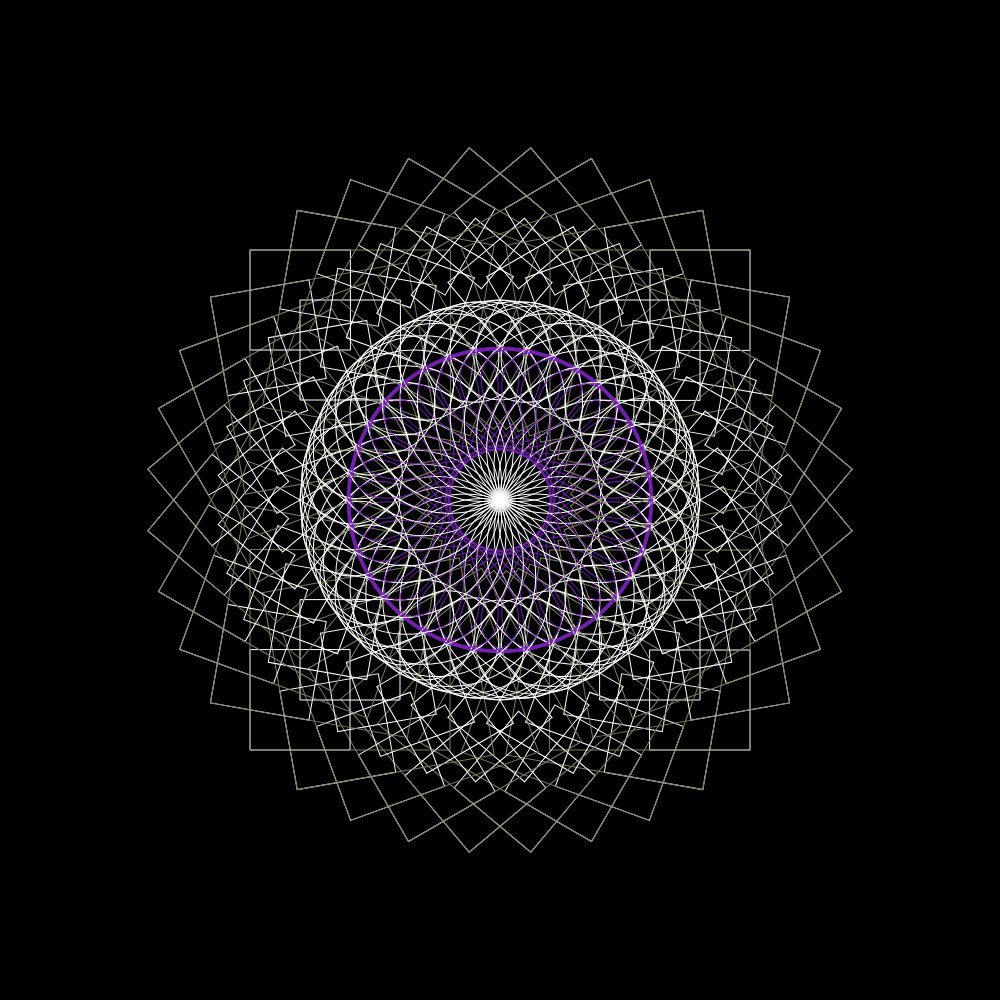
Frame 1 (no input)
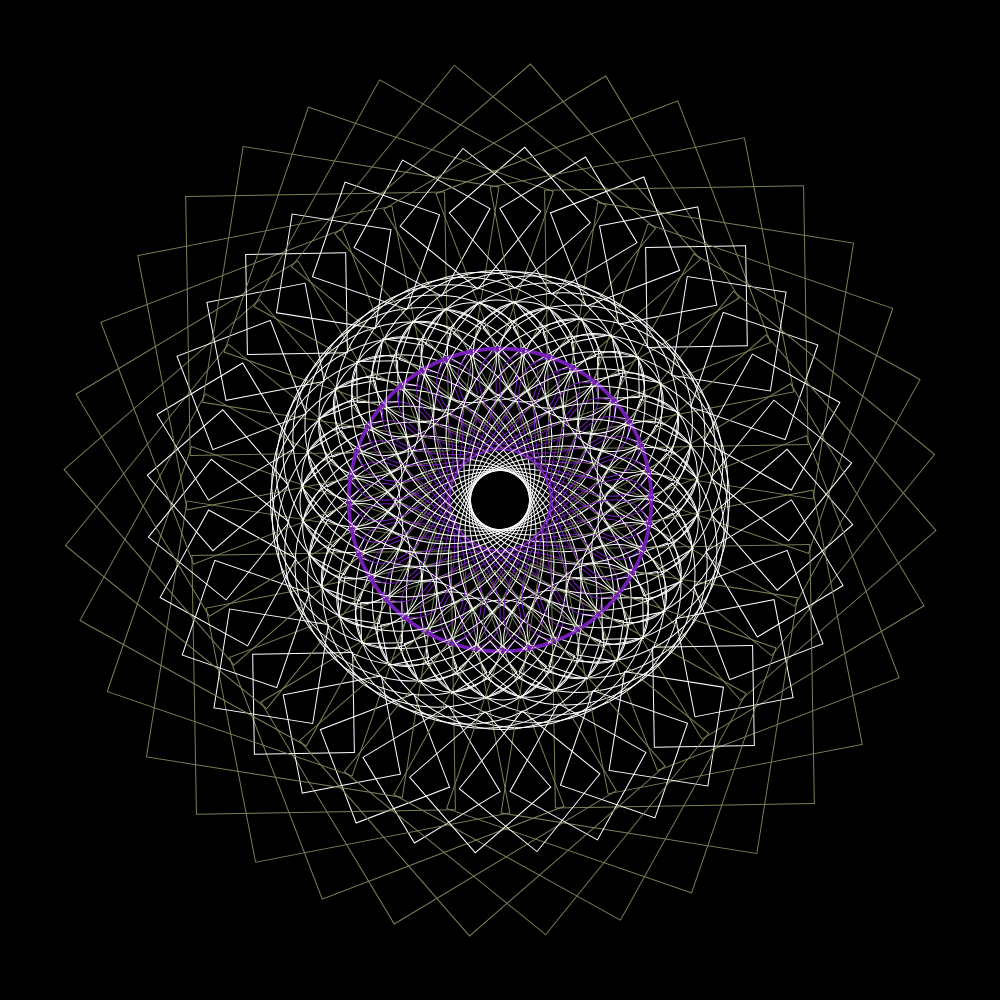
Frame 60 (no input)
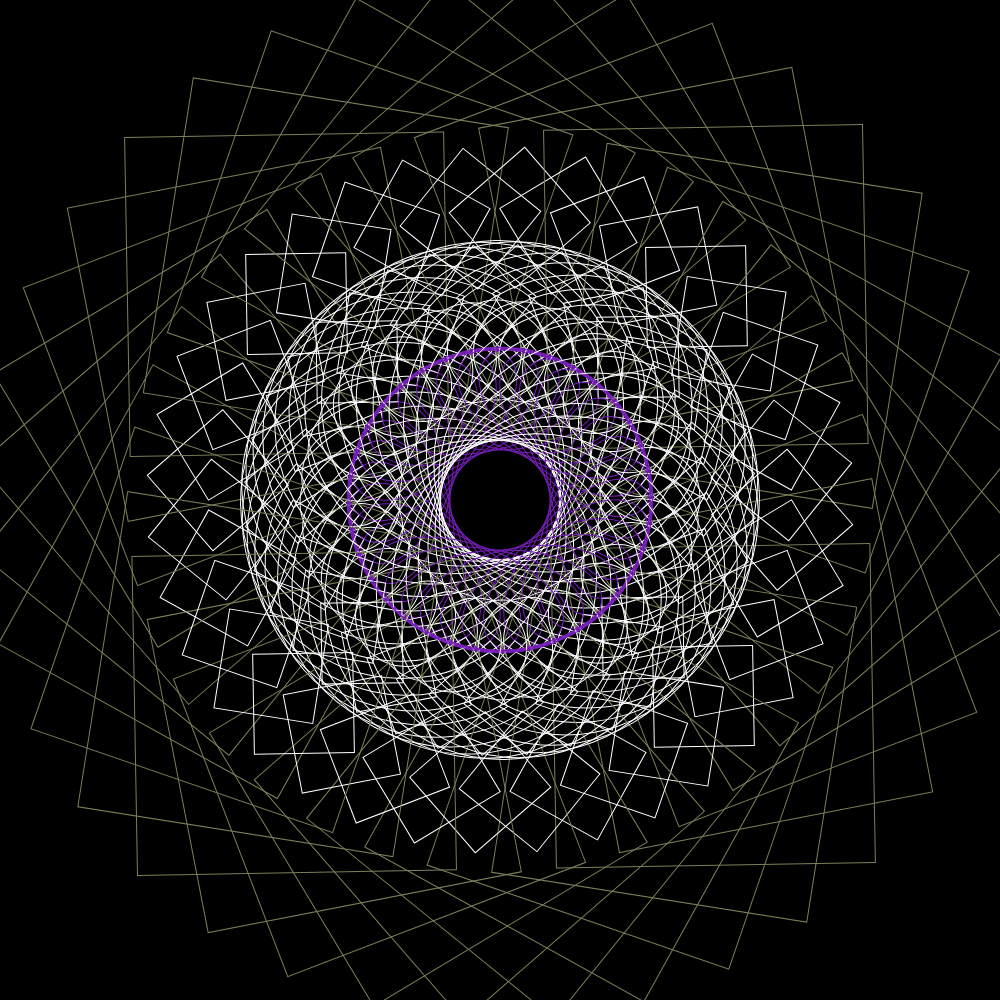
Frame 120 (the mouse pressed at the canvas centre since frame 60)

The p5.js sketch that drew these frames (run headless with seeded random() and noise() and a simulated clock; from frame 60 on, the mouse is pressed at the canvas centre):

// p5.js sketch
// ── sketch.js
let r1=200;
let r2=100;
let angle=0;

function setup() {
  createCanvas(1000, 1000);
  angleMode(DEGREES);
 // noLoop();
}

function draw() {
  background(0);
  noFill();
  stroke(255);

  
 


  for (let i = 0; i < 36; i=i+1) {
    console.log(i);
    push();
    translate(width / 2, height / 2);
    rotate(i * 10); 
    rotate(angle);
    ellipse(100, 0, r1, r1);
    stroke(120,30,188);
    ellipse(100, 0, 100, 200);
    
    stroke(255);
    ellipse(150, 0, 100, 100);
    rect(100,100,r2,r2);
    rect(150,150,100,100);
    stroke(120,130,88);
    rect(50,50,r1,r1);
    pop();
  }
  //push();
  //translate(width / 2, height / 2);
  //rotate(angle);
  //rect(150,150,100,100);
  //pop();

  angle = angle + 1;
  r1=r1+1;
r2=r2-1;

if(r1 > width){
  r1=200;
}
if(r2<1){
  r2=100;
}
}
